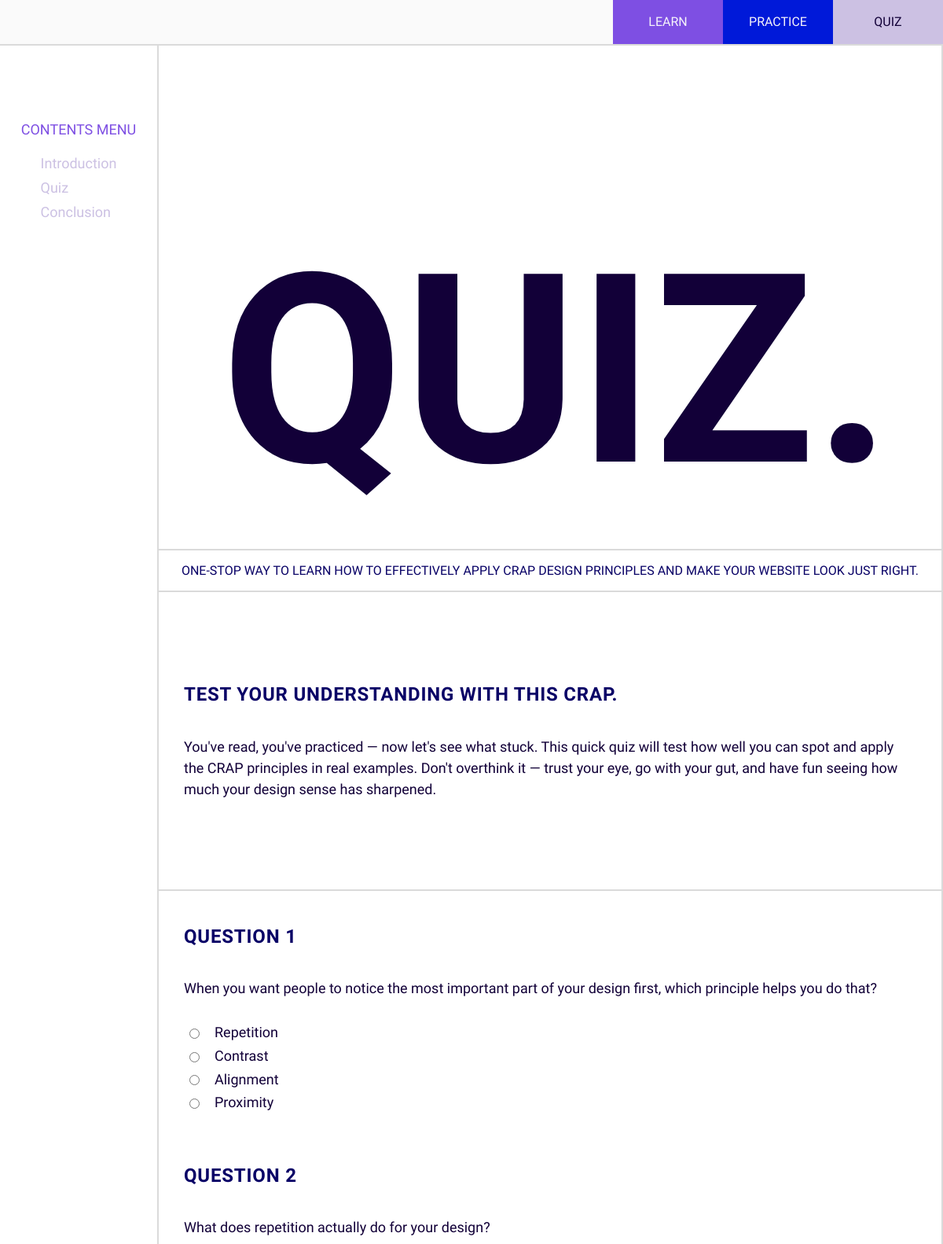
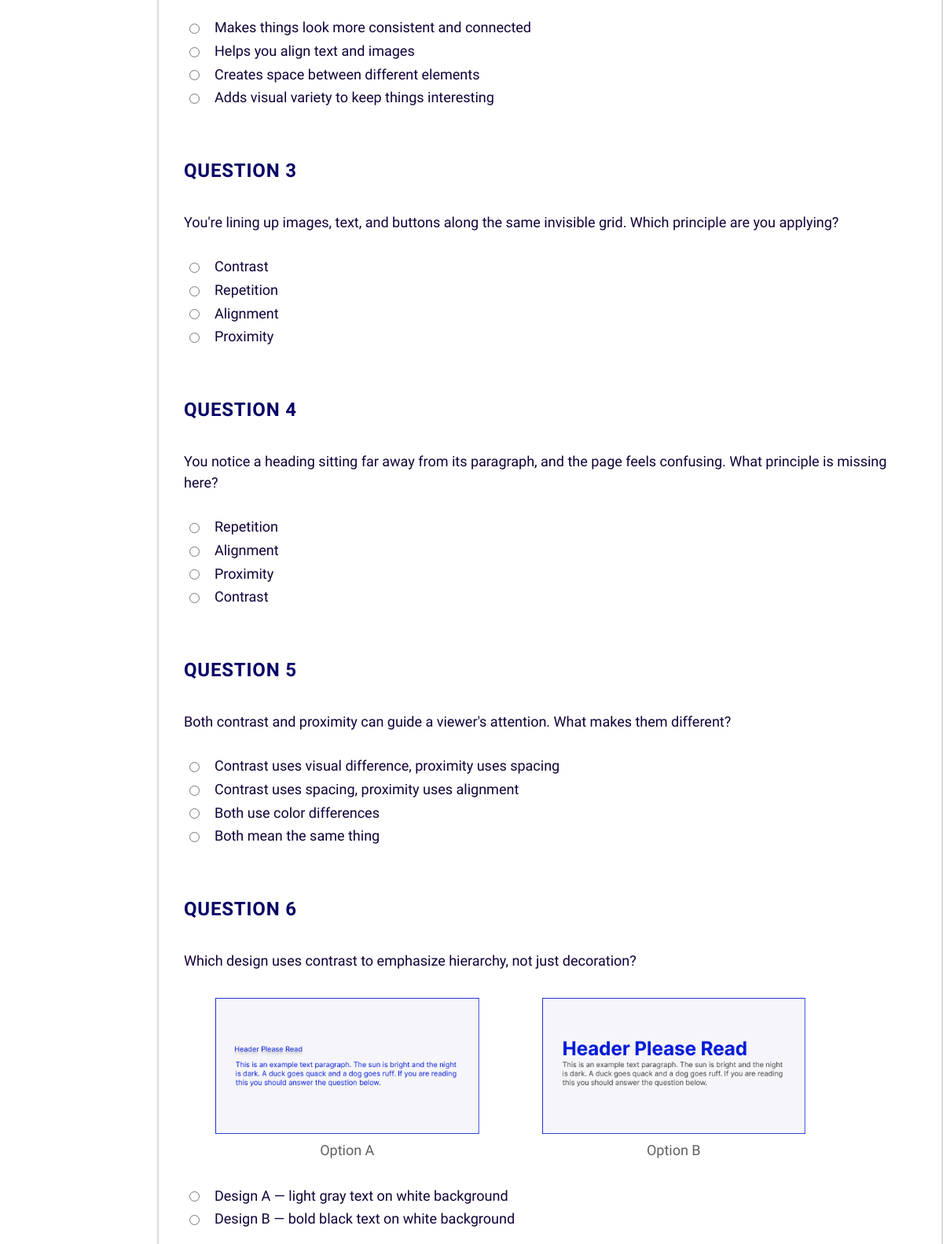
Screenshot of /pages/quiz.php (upper part) with the database file from the repository (2 pictures, top to bottom).
### tables this page shows
CREATE TABLE pages (
  `id`                  INT UNSIGNED NOT NULL AUTO_INCREMENT PRIMARY KEY,
  `mode`                VARCHAR(30) NOT NULL,
  `title`               VARCHAR(30) NOT NULL,
  `hero_id`             INT UNSIGNED NOT NULL,
  `intro_heading`       TEXT NOT NULL,
  `intro_content`       TEXT NOT NULL,
  `summary`             TEXT,
  `conclusion_heading`  TEXT NOT NULL,
  `conclusion_content`  TEXT NOT NULL,

  FOREIGN KEY (hero_id) REFERENCES heros(id) ON DELETE RESTRICT
);

CREATE TABLE heros (
  `id`        INT UNSIGNED NOT NULL AUTO_INCREMENT PRIMARY KEY,
  `this`      BOOLEAN NOT NULL,  
  `title`     VARCHAR(5) NOT NULL,
  `subtitle`  TINYTEXT NOT NULL
);

CREATE TABLE questions (
  `id`                  INT UNSIGNED NOT NULL AUTO_INCREMENT PRIMARY KEY,
  `question`            TINYTEXT NOT NULL,
  `correct_feedback`    TINYTEXT NOT NULL,
  `incorrect_feedback`  TINYTEXT NOT NULL
);

### assets/inc/utils.inc.php (called while the page is built, shortened)
<?php
  function getPageInfo(mysqli $mysqli, string $mode) {
    $sql = "SELECT
              `mode`,
              pages.`title`,
              hero.`this` AS `hero_this`,
              hero.`title` AS `hero_title`,
              hero.`subtitle` AS `hero_subtitle`,
              `intro_heading`,
              `intro_content`,
              `summary`,
              `conclusion_heading`,
              `conclusion_content`
            FROM pages
            INNER JOIN heros AS hero ON hero.`id` = `hero_id`
            WHERE LOWER(`mode`) LIKE LOWER(?)";
    $stmt = $mysqli -> prepare($sql);
    $searchParam = "%$mode%";
    $stmt -> bind_param("s", $searchParam);
    if (!$stmt -> execute()) {
      error_log("getPageInfo execution error: $stmt -> error");
      return false;
    }
    $result = $stmt -> get_result();
    $info = $result -> fetch_assoc();
    return $info;
  }
  function getQuestions(mysqli $mysqli) {
    $sql = "SELECT
              questions.`id`,
              `question`,
              answers_agg.`answers_json`,
              -- Handle NULL images_json values by returning []
              COALESCE(images_agg.images_json, '[]') AS images_json
            FROM questions
            INNER JOIN (
              SELECT
                a.`question_id`,
                -- Group multiple answer objects into single JSON array string
                CONCAT('[', GROUP_CONCAT(JSON_OBJECT(
                  'option', a.`option`,
                  'is_correct', a.`is_correct`
                )), ']') AS answers_json
              FROM answers AS a
              GROUP BY a.`question_id`
              ORDER BY a.`question_id`
            ) AS answers_agg ON questions.`id` = answers_agg.`question_id`
            -- Include both rows with and without images
            LEFT JOIN  (
              SELECT
                qi.`question_id`,
                -- Group multiple images objects into single JSON array string
                CONCAT('[', GROUP_CONCAT(JSON_OBJECT(
                  'file_path', i.`file_path`,
                  'caption', i.`caption`
                )), ']') AS images_json
              FROM question_images AS qi
              INNER JOIN images AS i ON qi.`image_id` = i.`id`
              GROUP BY qi.`question_id`
              ORDER BY qi.`question_id`
            ) AS images_agg ON questions.`id` = images_agg.`question_id`
            ORDER BY questions.`id`;
           ";
    $stmt = $mysqli -> prepare($sql);
    if (!$stmt -> execute()) {
      error_log("getQuestions execution error: $stmt -> error");
      return false;
    }
    $result = $stmt -> get_result();
    $questions = [];
    while ($row = $result -> fetch_assoc()) {
      $questions[] = $row;
    }
    return $questions;
  }
?>

### assets/inc/question.inc.php (the view, shortened to what this page needs)
<section id="<?php echo "question{$question['id']}"; ?>-section" class="question-section" aria-labelledby="<?php echo "question{$question['id']}"; ?>-title">
  <h2 id="<?php echo "question{$question['id']}"; ?>-title" class="section-title">QUESTION <?php echo $question['id']; ?></h2>
  <p><?php echo $question['question']; ?></p>
  <div class="question-images">
    <?php
      $imagesArray = json_decode($question['images_json'], true);
      if (!empty($imagesArray)) {
        foreach ($imagesArray as $image) {
          echo "
            <figure>
              <img src=\"{$path}{$image['file_path']}\" alt=\"{$image['caption']}\">
              <figcaption class=\"caption\">
                {$image['caption']}
              </figcaption>
            </figure>
          ";
        }
      }
    ?>
  </div>
  <div class="question-choices">
    <fieldset>
      <?php
        $optionsArray = json_decode($question['answers_json'], true);
        foreach ($optionsArray as $option) {
          echo "
          <div>
            <input type=\"radio\" id=\"question{$question['id']}{$option['option']}\" name=\"question{$question['id']}\" value=\"{$option['is_correct']}\" required>
            <label for=\"question{$question['id']}{$option['option']}\">{$option['option']}</label>
          </div>
          ";
        }
      ?>
    </fieldset>
  </div>
</section>

### pages/quiz.php (shortened to what this page needs)
<?php
  $path='../';
  $pageStyles="
    <link rel=\"stylesheet\" href=\"{$path}assets/css/question.css\">
    <link rel=\"stylesheet\" href=\"{$path}assets/css/modal.css\">
  ";
  require_once($path.'database/connection.db.php');
  require_once($path.'assets/inc/utils.inc.php');
  $pageInfo=getPageInfo($mysqli, 'quiz');
  require_once($path.'assets/inc/nav.inc.php');
  $questions=getQuestions($mysqli);
?>
  <main id="main-content" class="container">
    <div class="row">
      <aside class="contents-menu col col-12 col-md-2 col-lg-2" role="navigation" aria-label="Page Sections Navigation">
        <h3>Contents Menu</h3>
        <ul class="contents-links">
          <li><a href="#introduction">Introduction</a></li>
          <li><a href="#quiz">Quiz</a></li>
          <li><a href="#conclusion">Conclusion</a></li>
        </ul>
      </aside>
      <div class="col col-12 col-md-10 col-lg-10">
        <?php include_once($path.'assets/inc/hero.inc.php'); ?>
        <?php include($path.'assets/inc/intro.inc.php'); ?>
        <form id="quiz" action="<?php echo $path; ?>assets/scripts/submitQuiz.php" method="post">
          <?php
            foreach ($questions as $question) {
              include($path.'assets/inc/question.inc.php');
            }
          ?>
        </form>
      </div>
    </div>
  </main>
<?php
  require_once($path.'assets/inc/footer.inc.php');
?>

### assets/inc/hero.inc.php (shortened to what this page needs)
<header class="col col-12">
  <div class="hero-container">
    <h1 class="hero">
      <div class="crap">
        <?php foreach (str_split($pageInfo['hero_title']) as $char) {
          echo "<span>$char</span>";
        } ?>
      </div>
    </h1>
  </div>
  <h2 class="hero-subtitle">
    <?php echo $pageInfo['hero_subtitle']; ?>
  </h2>
</header>

### assets/inc/intro.inc.php (shortened to what this page needs)
<section id="introduction" class="intro-section section-content">
  <h2 class="section-title"><?php echo $pageInfo['intro_heading']; ?></h2>
  <?php echo $pageInfo['intro_content']; ?>
</section>

### assets/css/theme.css (style rules this page uses)
:root { --color-primary-light: #CCC1E3; --color-primary-dark: #7E4FE3; --color-secondary-light: #0019D9; --color-secondary-dark: #080066; --color-background: #FAFAFA; --color-outline: #DADADA; --color-text-light: #F6F5FA; --color-text-dark: #120038; --color-text-accent: #7E4FE3; --color-text-caption: #606060; --font-family-primary: "Albert Sans", sans-serif; --font-family-accent: "Sofia Sans Semi Condensed", sans-serif; --font-weight-light: 300; --font-weight-regular: 500; --font-weight-medium: 600; --font-weight-semibold: 700; --font-weight-bold: 800; --font-size-body-mobile: 16px; --font-size-body-desktop: 18px; --font-size-caption-mobile: 14px; --font-size-caption-desktop: 16px; --font-size-heading-mobile: 16px; --font-size-heading-desktop: 20px; --font-size-section-title-mobile: 24px; --font-size-section-title-desktop: 28px; --font-size-hero: clamp(72px, 28vw, 350px); --font-size-sm: 12px; --font-size-md: 18px; --font-size-lg: 24px; --font-size-xl: 48px; --timing-function-logo: cubic-bezier(0.47, 0, 0.745, 0.715); --timing-function-mobile-nav: cubic-bezier(0.25, 0.84, 0.44, 1); }
.hero-subtitle { font-weight: var(--font-weight-regular); color: var(--color-secondary-dark); }
.section-title { font-family: var(--font-family-accent); font-weight: var(--font-weight-semibold); text-transform: uppercase; color: var(--color-secondary-dark); letter-spacing: 0.05rem; }
p, li, label { font-family: var(--font-family-primary); font-weight: var(--font-weight-light); color: var(--color-text-dark); }
.caption { font-family: var(--font-family-primary); font-weight: var(--font-weight-light); color: var(--color-text-caption); }
*, *::before, *::after { box-sizing: border-box; }
html { scroll-behavior: smooth; scroll-padding-top: 4rem; -moz-text-size-adjust: none; -webkit-text-size-adjust: none; text-size-adjust: none; }
body { margin: 0; padding: 0; min-height: 100vh; min-width: 350px; line-height: 1.5; font-family: var(--font-family-primary); font-size: var(--font-size-body-mobile); }
h1, h2, h3, h4, button, input, label { line-height: 1.2; }
h1, h2, h3, h4 { text-wrap: balance; }
input, button, textarea, select { font-family: inherit; font-size: inherit; }
@media screen and (min-width: 60rem) { body { font-weight: var(--font-weight-regular); font-size: var(--font-size-body-desktop); } }

### assets/css/grid.css (style rules this page uses)
.container { max-width: 1280px; margin: 0 auto; }
.row { display: flex; flex-wrap: wrap; }
.col { flex: 1 0 0%; }
.col-12 { flex: 0 0 100%; max-width: 100%; }
@media (min-width: 850px) { .col-md-10 { flex: 0 0 78%; max-width: 78%; } }
@media (min-width: 850px) { .col-md-2 { flex: 0 0 22%; max-width: 22%; } }
@media (min-width: 1200px) { .col-lg-10 { flex: 0 0 83.3333%; max-width: 83.3333%; } }
@media (min-width: 1200px) { .col-lg-2 { flex: 0 0 16.6667%; max-width: 16.6667%; } }

### assets/css/hero.css (style rules this page uses)
.hero-container { display: flex; justify-content: center; align-items: end; width: 100%; height: 80vh; padding-top: 2rem; transition-duration: 0.2s; }
.hero { position: relative; width: fit-content; }
.crap { display: flex; flex-direction: row; flex-wrap: nowrap; justify-content: end; font-family: var(--font-family-accent); font-size: var(--font-size-hero); font-weight: var(--font-weight-semibold); color: var(--color-text-dark); }
.crap span:first-of-type { margin-left: 1rem; }
.hero-subtitle { text-align: center; text-transform: uppercase; font-size: var(--font-size-heading-mobile); margin: 0; padding: 1rem; border-top: 2px solid var(--color-outline); border-bottom: 2px solid var(--color-outline); transition-duration: 0.2s; }

### rows the page displays
pages: hero.title "Q", hero.title "U", hero.title "I", hero.title "Z", hero.title ".", hero.subtitle "ONE-STOP WAY TO LEARN HOW TO EFFECTIVELY APPLY CRAP DESIGN PRINCIPLES AND MAKE YOUR WEBSITE LOOK JUST RIGHT.", intro_heading "TEST YOUR UNDERSTANDING WITH THIS CRAP.", intro_content "You've read, you've practiced — now let's see what stuck. This quick quiz will test how well you can spot and apply the CRAP principles in real examples. Don't overthink it — trust your eye, go with your gut, and have fun seeing how much your design sense has sharpened."
questions: id "1", question "When you want people to notice the most important part of your design first, which principle helps you do that?", option "Repetition", option "Contrast", option "Alignment", option "Proximity"
questions: id "2", question "What does repetition actually do for your design?", option "Makes things look more consistent and connected", option "Helps you align text and images", option "Creates space between different elements", option "Adds visual variety to keep things interesting"
questions: id "3", question "You're lining up images, text, and buttons along the same invisible grid. Which principle are you applying?", option "Contrast", option "Repetition", option "Alignment", option "Proximity"
questions: id "4", question "You notice a heading sitting far away from its paragraph, and the page feels confusing. What principle is missing here?", option "Repetition", option "Alignment", option "Proximity", option "Contrast"
questions: id "5", question "Both contrast and proximity can guide a viewer's attention. What makes them different?", option "Contrast uses visual difference, proximity uses spacing", option "Contrast uses spacing, proximity uses alignment", option "Both use color differences", option "Both mean the same thing"
questions: id "6", question "Which design uses contrast to emphasize hierarchy, not just decoration?", caption "Option A", caption "Option B", option "Design A — light gray text on white background", option "Design B — bold black text on white background"
